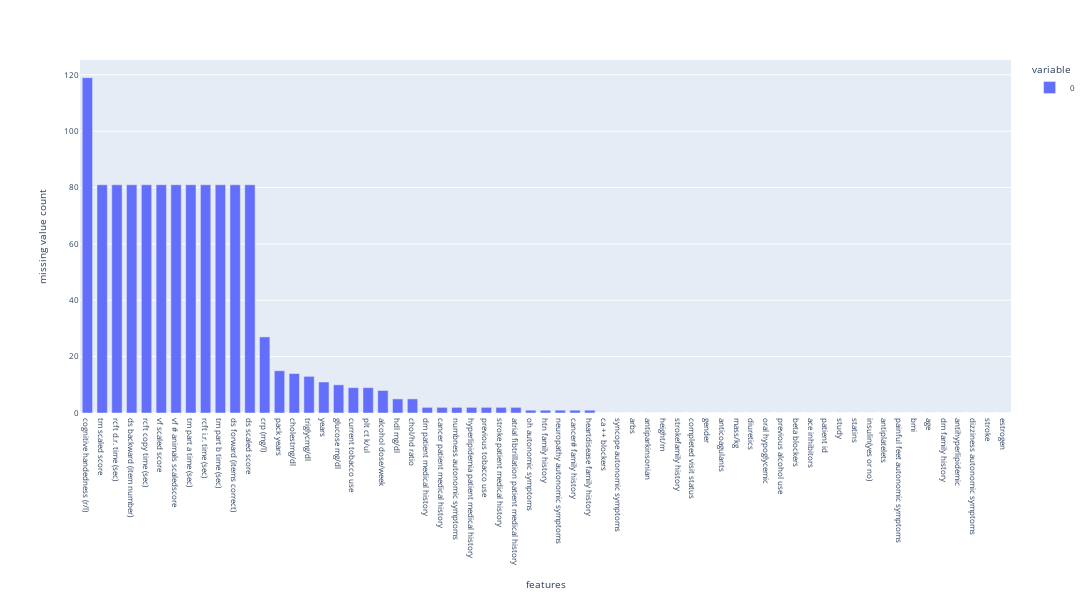

Source (notebook cell):
### Code cell
get_plot_na(merged_cognitive_test_v9[merged_cognitive_test_v9["study"]=="cerebral_elderly_stroke"],
            axis=0)

### Figure 1 — Plotly figure (JSON) as saved in the notebook; plotly's stock layout.template omitted (floating-point values rounded to 4 significant figures)
{"data": [{"alignmentgroup": "True", "hovertemplate": "variable=0<br>features=%{x}<br>missing value count=%{y}<extra></extra>", "legendgroup": "0", "marker": {"color": "#636efa", "pattern": {"shape": ""}}, "name": "0", "offsetgroup": "0", "orientation": "v", "showlegend": true, "textposition": "auto", "type": "bar", "x": ["cognitive handedness (r/l)", "tm scaled score", "rcft d.r. time (sec)", "ds backward (item number)", "rcft copy time (sec)", "vf scaled score", "vf # animals scaledscore", "tm part a time (sec)", "rcft i.r. time (sec)", "tm part b time (sec)", "ds forward (items correct)", "ds scaled score", "crp (mg/l)", "pack years", "cholestmg/dl", "triglycmg/dl", "years", "glucose mg/dl", "current tobacco use", "plt ct k/ul", "alcohol dose/week", "hdl mg/dl", "chol/hd ratio", "dm patient medical history", "cancer patient medical history", "numbness autonomic symptoms", "hyperlipidemia patient medical history", "previous tobacco use", "stroke patient medical history", "atrial fibtrillation patient medical history", "oh autonomic symptoms", "htn family history", "neuropathy autonomic symptoms", "cancer# family history", "heartdisease family history", "ca ++ blockers", "syncope autonomic symptoms", "arbs", "antiparkinsonian", "height/m", "strokefamily history", "completed visit status", "gender", "anticoagulants", "mass/kg", "diuretics", "oral hypoglycemic", "previous alcohol use", "beta blockers", "ace inhibitors", "patient id", "study", "statins", "insulin(yes or no)", "antiplatelets", "painful feet autonomic symptoms", "bmi", "age", "dm family history", "antihyperlipidemic", "dizziness autonomic symptoms", "stroke", "estrogen"], "xaxis": "x", "y": [119, 81, 81, 81, 81, 81, 81, 81, 81, 81, 81, 81, 27, 15, 14, 13, 11, 10, 9, 9, 8, 5, 5, 2, 2, 2, 2, 2, 2, 2, 1, 1, 1, 1, 1, 0, 0, 0, 0, 0, 0, 0, 0, 0, 0, 0, 0, 0, 0, 0, 0, 0, 0, 0, 0, 0, 0, 0, 0, 0, 0, 0, 0], "yaxis": "y"}], "layout": {"bargap": 0.3, "barmode": "relative", "font": {"size": 8}, "height": 600, "legend": {"title": {"text": "variable"}, "tracegroupgap": 0}, "margin": {"t": 60}, "width": 2000, "xaxis": {"anchor": "y", "domain": [0, 1], "title": {"text": "features"}}, "yaxis": {"anchor": "x", "domain": [0, 1], "title": {"text": "missing value count"}}}}
